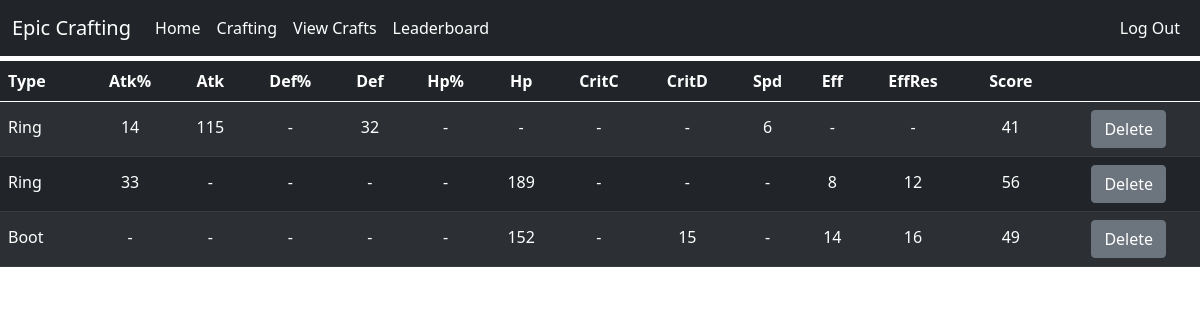
/crafts (signed in), run on the app's committed database.
### website/models.py (models this page shows, shortened)
class EquipDB(db.Model):
    id   = db.Column('id', db.Integer, primary_key=True)
    type = db.Column('Type', db.String(20))
    atkP = db.Column('Atk%', db.Integer, default=0)
    atkF = db.Column('Atk', db.Integer, default=0)
    defP = db.Column('Def%', db.Integer, default=0)
    defF = db.Column('Def', db.Integer, default=0)
    hpP  = db.Column('Hp%', db.Integer, default=0)
    hpF  = db.Column('Hp', db.Integer, default=0)
    criC = db.Column('CritC', db.Integer, default=0)
    criD = db.Column('CritD', db.Integer, default=0)
    spd  = db.Column('Spd', db.Integer, default=0)
    eff  = db.Column('Eff', db.Integer, default=0)
    effR = db.Column('EffRes', db.Integer, default=0)
    gs   = db.Column('Score', db.Integer, default=0)
    userName = db.Column(db.String(20), db.ForeignKey('user.name'))
    date = db.Column(db.DateTime)

### website/views.py (the view, shortened to what this page needs)
@views.route('/crafts', methods=["POST", "GET"])
@login_required
def crafts():
    saved_equips = EquipDB.query.filter_by(userName=current_user.name)
    ordered_equips = []
    return render_template("crafts.html", saved_equips=saved_equips, user=current_user)

### website/__init__.py (called while the page is built)
def create_app():
    app = Flask(__name__)
    app.config['SECRET_KEY'] = 'very-epic'
    app.config['SQLALCHEMY_DATABASE_URI'] = f'sqlite:///{DB_NAME}'
    app.config['SQLALCHEMY_TRACK_MODIFICATIONS'] = False
    db.init_app(app)
    from .views import views
    app.register_blueprint(views, url_prefix='/')
    from .models import EquipDB, User
    create_database(app)
    loginManager = LoginManager()
    loginManager.login_view = 'views.login'
    loginManager.init_app(app)
    @loginManager.user_loader
    def loadUser(id):
        return User.query.get(int(id))
    return app

### website/templates/crafts.html (shortened to what this page needs)
{% extends "base.html" %}
{% block head %}
<link rel="stylesheet" href="{{ url_for('static', filename='crafts.css') }}">
{% endblock %}
{% block content%}
<table class='table table-hover table-striped table-dark' id='craftTable'>
    <thead>
        <tr>
            <th class='typecol' onclick="colSort('type')">Type</th>
            <th scope="col" onclick="colSort('atkP')">Atk%</th>
            <th scope="col" onclick="colSort('atkF')">Atk</th>
            <th scope="col" onclick="colSort('defP')">Def%</th>
            <th scope="col" onclick="colSort('defF')">Def</th>
            <th scope="col" onclick="colSort('hpP')" >Hp%</th>
            <th scope="col" onclick="colSort('hpF')" >Hp</th>
            <th scope="col" onclick="colSort('criC')">CritC</th>
            <th scope="col" onclick="colSort('criD')">CritD</th>
            <th scope="col" onclick="colSort('spd')" >Spd</th>
            <th scope="col" onclick="colSort('eff')" >Eff</th>
            <th scope="col" onclick="colSort('effR')">EffRes</th>
            <th scope="col" onclick="colSort('gs')">Score</th>
            <th>&nbsp;</th>
        </tr>
    </thead>
    <tbody>
        {% for equip in saved_equips %}
        <tr id="{{ equip.id }}">
            <td class="typecol">{{ equip.type }}</th>
            {% if equip.atkP %}
                <td>{{ equip.atkP }}</th>
            {% else %}
                <td>-</td>
            {% endif %}
            {% if equip.atkF %}
                <td>{{ equip.atkF }}</th>
            {% else %}
                <td>-</td>
            {% endif %}
            {% if equip.defP %}
                <td>{{ equip.defP }}</th>
            {% else %}
                <td>-</td>
            {% endif %}
            {% if equip.defF %}
                <td>{{ equip.defF }}</th>
            {% else %}
                <td>-</td>
            {% endif %}
            {% if equip.hpP %}
                <td>{{ equip.hpP }}</th>
            {% else %}
                <td>-</td>
            {% endif %}
            {% if equip.hpF %}
                <td>{{ equip.hpF }}</th>
            {% else %}
                <td>-</td>
            {% endif %}
            {% if equip.criC%}
                <td>{{ equip.criC }}</th>
            {% else %}
                <td>-</td>
            {% endif %}
            {% if equip.criD %}
                <td>{{ equip.criD }}</th>
            {% else %}
                <td>-</td>
            {% endif %}
            {% if equip.spd %}
                <td>{{ equip.spd }}</th>
            {% else %}
                <td>-</td>
            {% endif %}
            {% if equip.eff %}
                <td>{{ equip.eff }}</th>
            {% else %}
                <td>-</td>
            {% endif %}
            {% if equip.effR %}
                <td>{{ equip.effR }}</th>
            {% else %}
                <td>-</td>
            {% endif %}
            <td>{{ equip.gs }}</td>
            <td><button type="button" class="btn btn-secondary" onclick="remove('{{equip.id}}')">Delete</button></td>
        </tr>
        {% endfor %}
    </tbody>
</table>
{% endblock %}

### website/static/crafts.css (style rules this page uses)
table { overflow: scroll; margin-top: 5px; }
td, th { text-align: center; vertical-align: center; }
td { vertical-align: baseline; }
.typecol { text-align: left; margin-left: 10px; }
.table-dark { --bs-table-bg: #212529; --bs-table-striped-bg: #2c3034; --bs-table-striped-color: #fff; --bs-table-active-bg: #373b3e; --bs-table-active-color: #fff; --bs-table-hover-bg: #28422f; --bs-table-hover-color: #fff; color: #fff; border-color: #373b3e; }

### data on the page
EquipDB: type "Ring", atkP "14", atkF "115", defF "32", spd "6", gs "41"
EquipDB: type "Ring", atkP "33", hpF "189", eff "8", effR "12", gs "56"
EquipDB: type "Boot", hpF "152", criD "15", eff "14", effR "16", gs "49"
